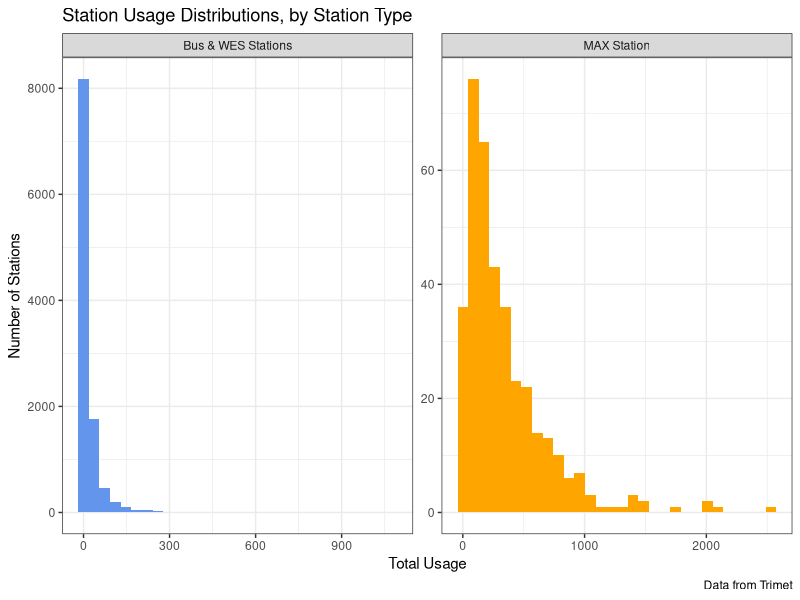

The R source for this figure:
## ---- chunk 1
library(tidyverse)
library(cowplot)
## ---- chunk 2
stop_features = read_csv('data/stop_features.csv')

stop_features_plot = stop_features %>% mutate(
  stop_type = ifelse(stop_type == 'MAX Station', "MAX Station", 'Bus & WES Stations'), 
  day = as.factor(day)
  )

## ---- chunk 3
#| fig-cap: 'Figure X: Distributions of usage values for each station type. WES and bus stations are combined due to the low number of WES stations in the dataset. Note that the y-axis is *not* fixed: there are a much smaller number of MAX stations than there are bus stations.'
ggplot(data=stop_features_plot, aes(x=total_usage, fill=stop_type)) + 
  geom_histogram() +
  facet_wrap(~stop_type, scales='free')+
  theme_bw()+ 
  labs(
    title='Station Usage Distributions, by Station Type', 
    legend.title='Station Type', 
    x='Total Usage', 
    y = 'Number of Stations',
    caption='Data from Trimet', 
    fill='Station Type'
  )+
  scale_fill_manual(values=c('cornflowerblue', 'orange')) +
  theme(legend.position='none')
